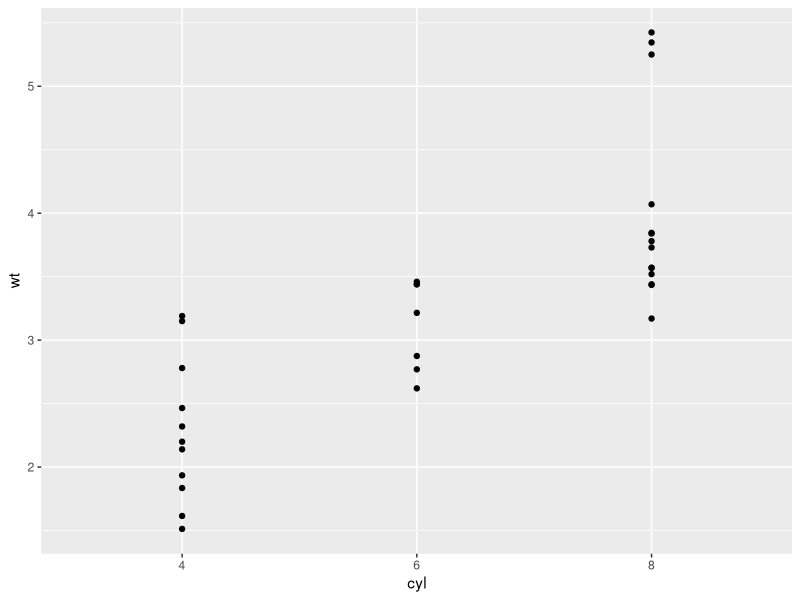
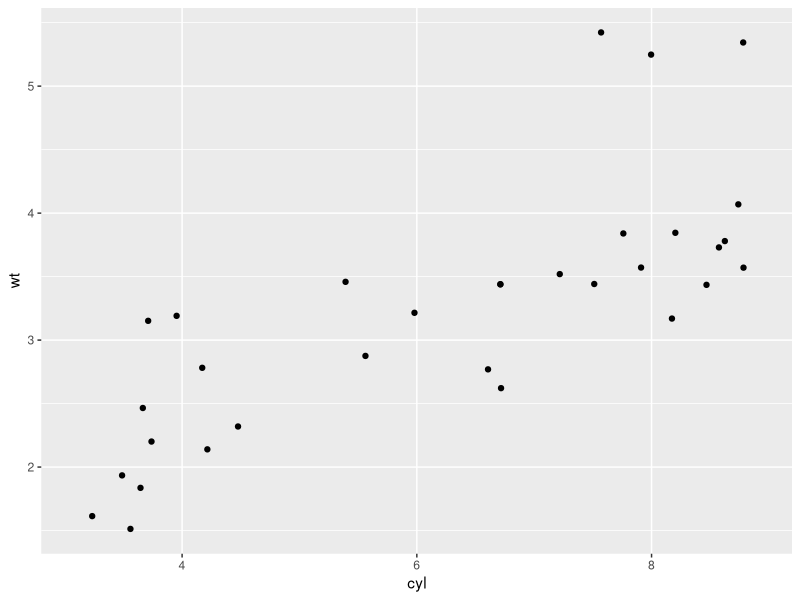
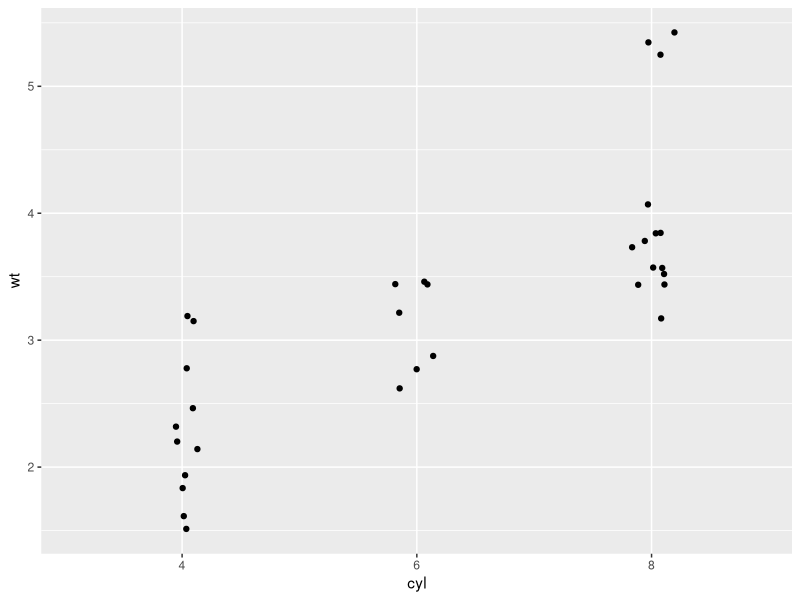
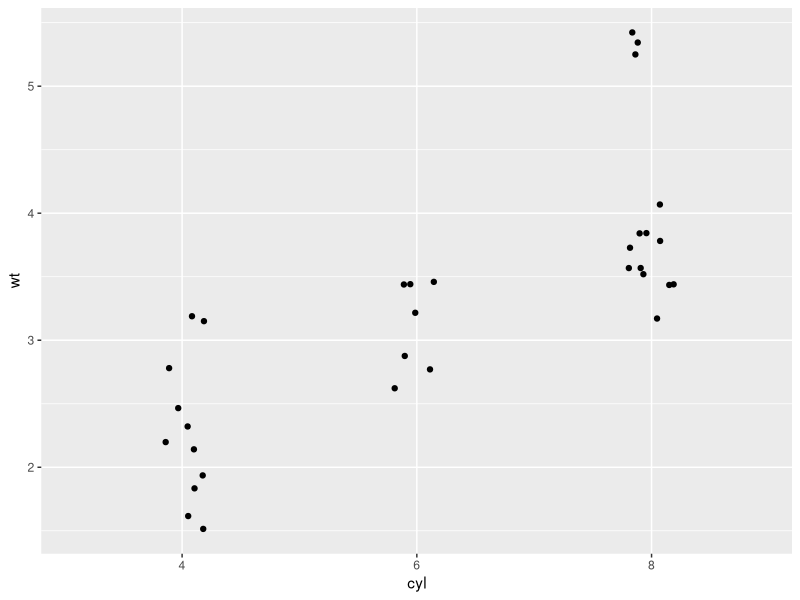
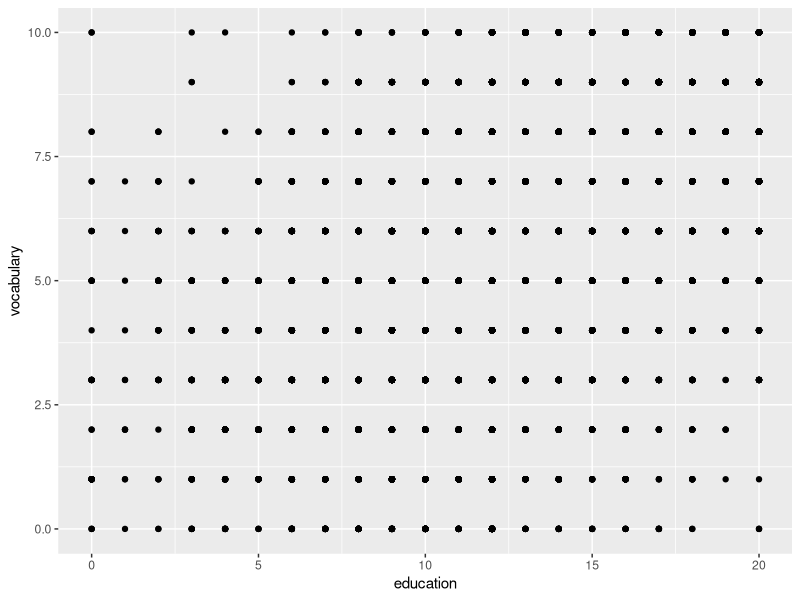
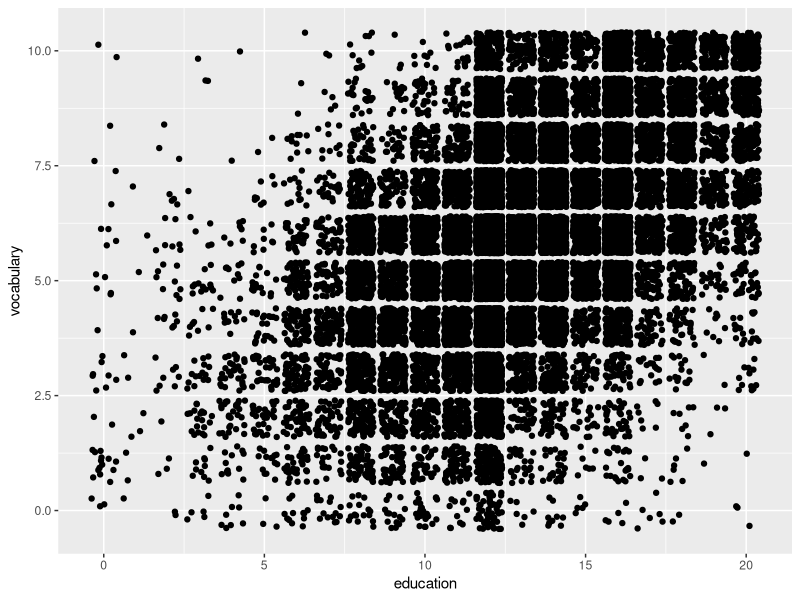
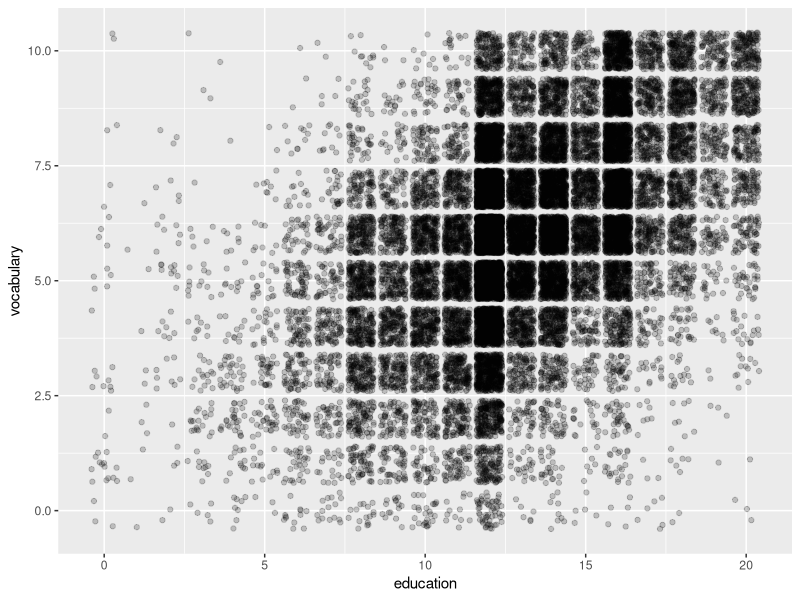
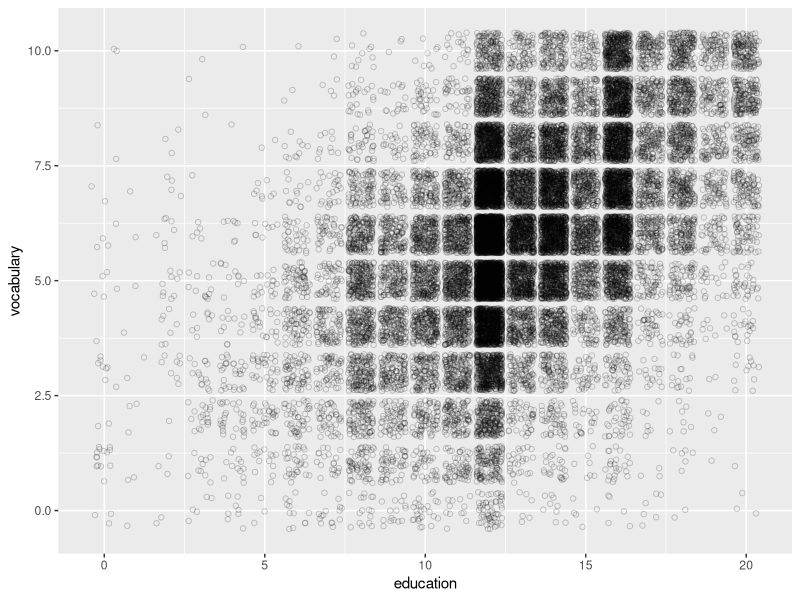

Generate these figures, in order, with R:
## ---- chunk 1
library(ggplot2)
## ---- chunk 2
mtcars$cyl <- as.factor(mtcars$cyl) 
## ---- chunk 3
ggplot(mtcars, aes(x = cyl, y = wt)) +
  geom_point()
## ---- chunk 4
ggplot(mtcars, aes(x = cyl, y = wt)) +
  geom_jitter()
## ---- chunk 5
ggplot(mtcars, aes(x = cyl, y = wt)) +
  geom_jitter(width = 0.1)
## ---- chunk 6
ggplot(mtcars, aes(x = cyl, y = wt)) +
  geom_point(position = position_jitter(0.1))
## ---- chunk 7
library(car)
## ---- chunk 8
str(Vocab)
## ---- chunk 9
ggplot(Vocab, aes(x = education, y = vocabulary)) + 
  geom_point()
## ---- chunk 10
ggplot(Vocab, aes(x = education, y = vocabulary)) + 
  geom_jitter()
## ---- chunk 11
ggplot(Vocab, aes(x = education, y = vocabulary)) + 
  geom_jitter(alpha = 0.2)
## ---- chunk 12
ggplot(Vocab, aes(x = education, y = vocabulary)) + 
  geom_jitter(alpha = 0.2, shape = 1)
